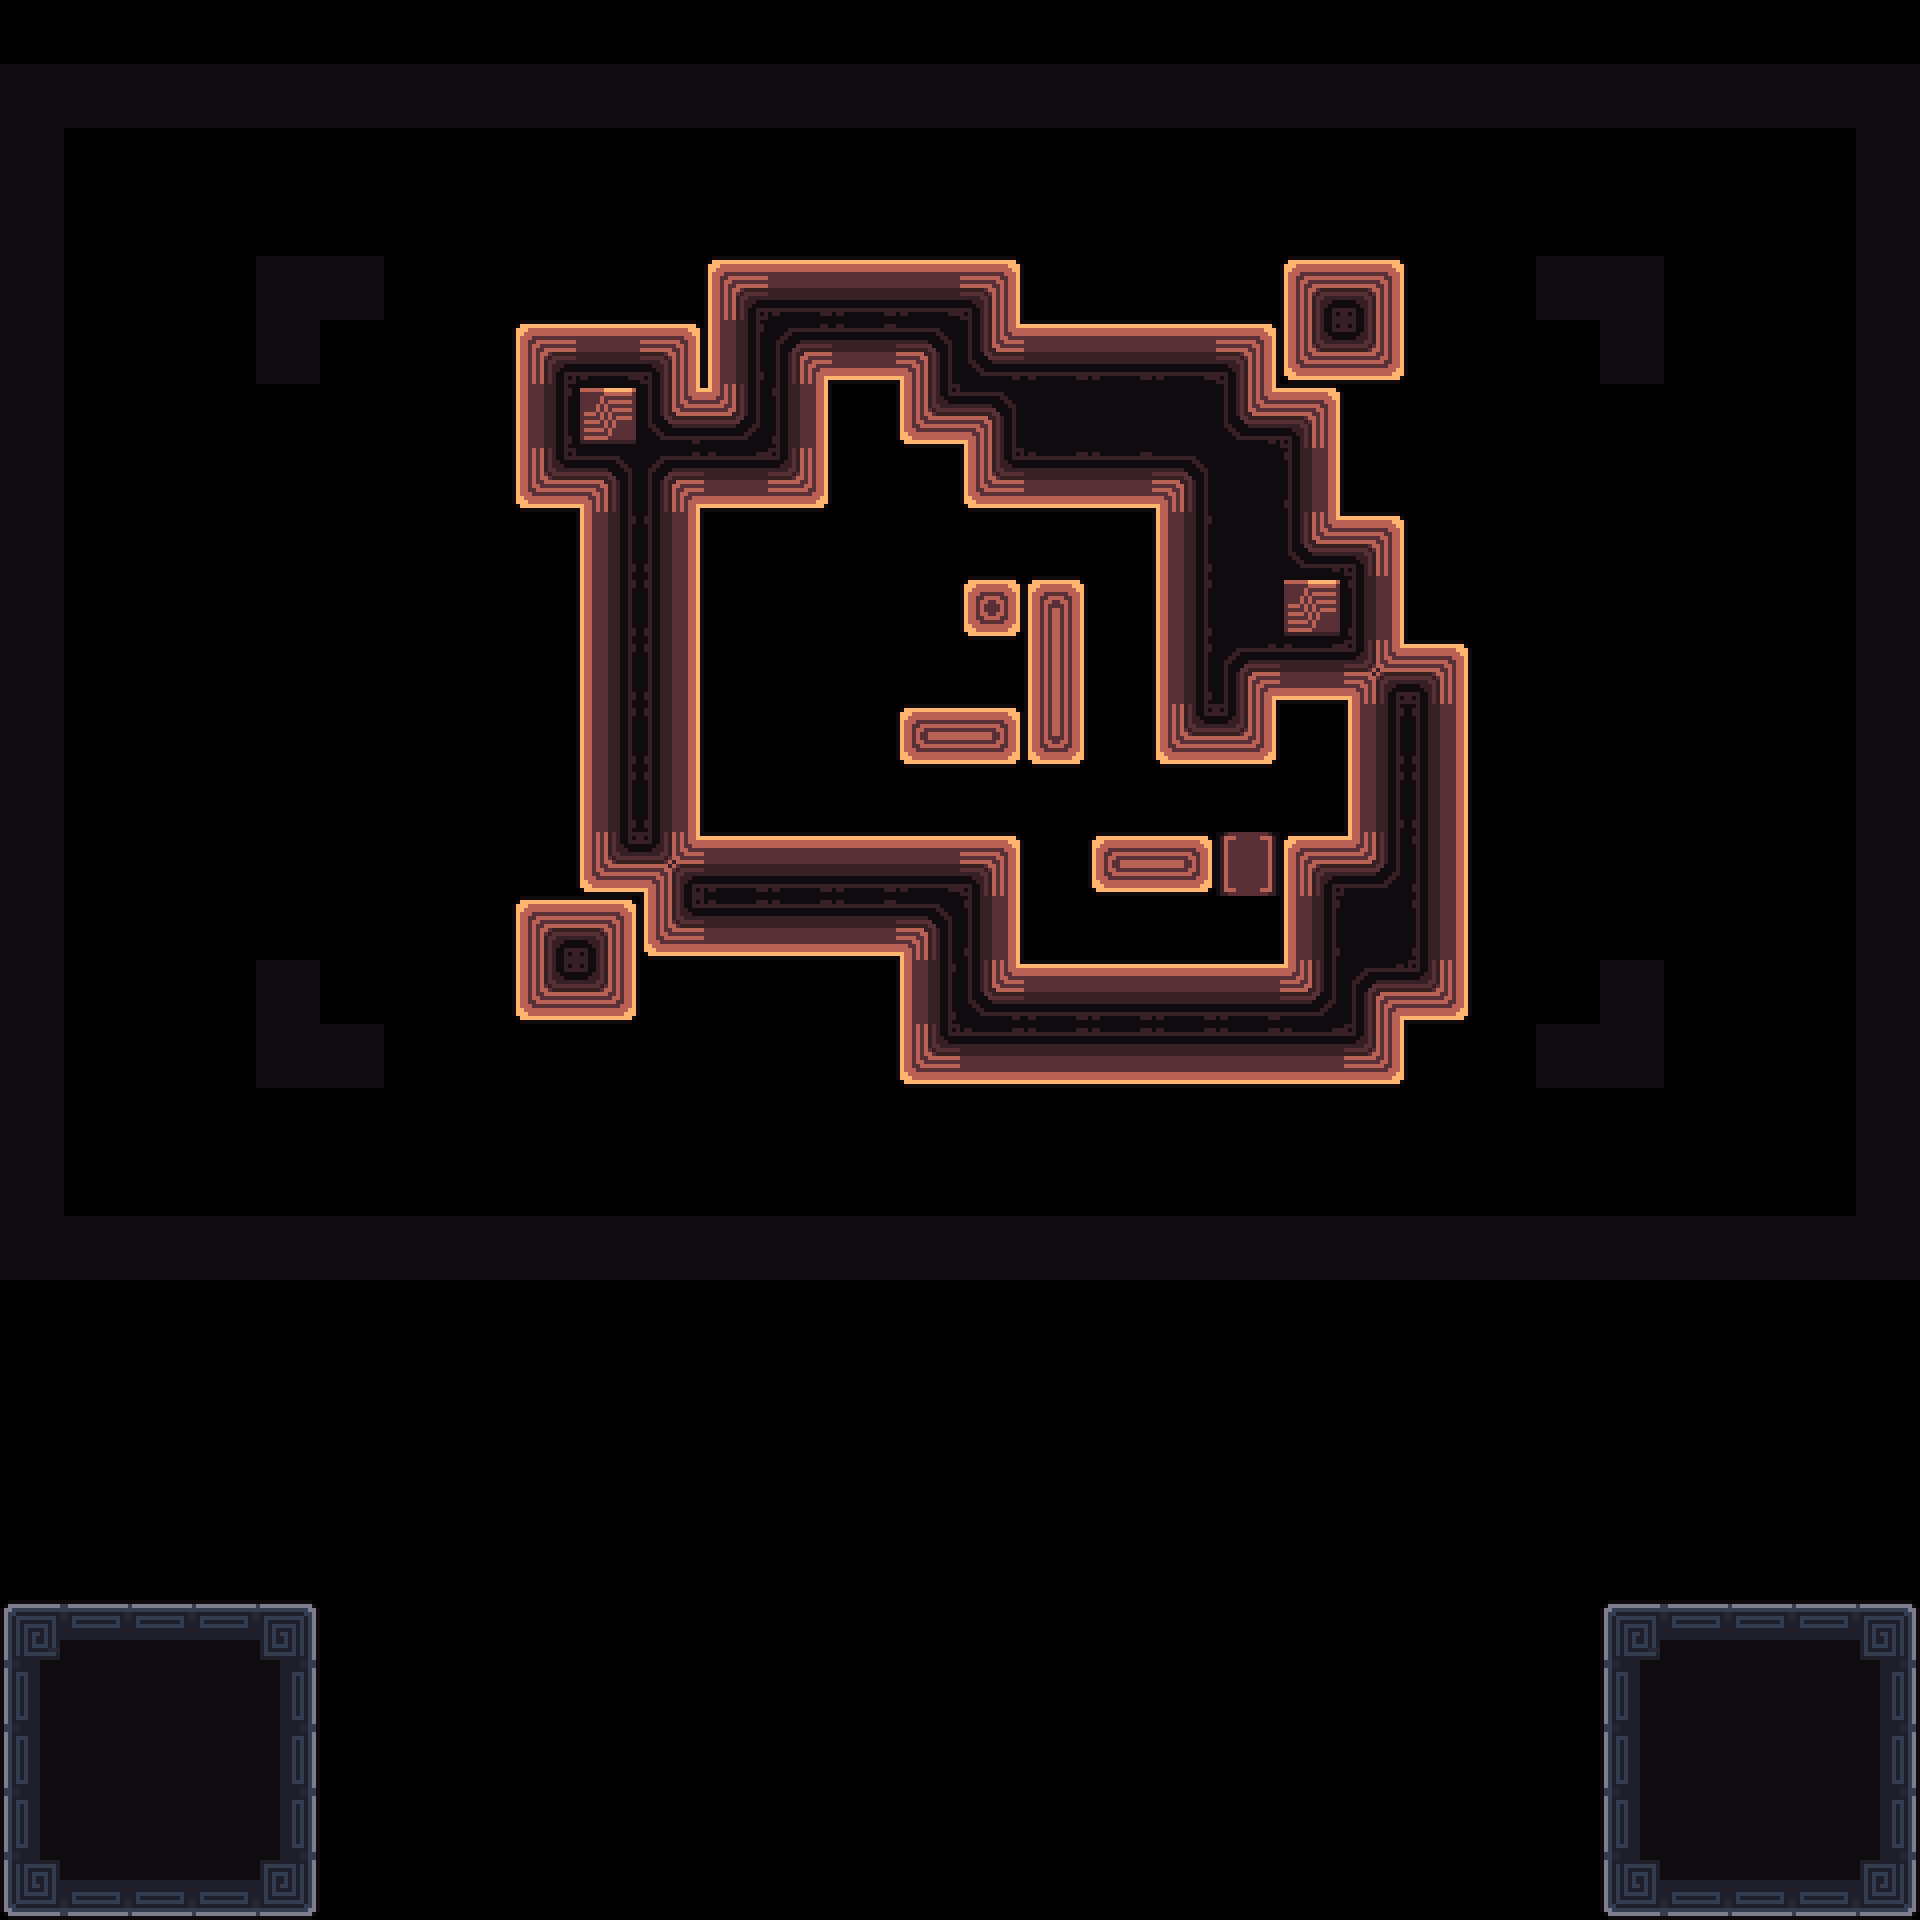

Tiled map render using the project's own tile images. Description and the map definition, with tile-layer contents summarised, below:
An orthogonal 30x30 tile map with 64x64 px tiles, 4 tile layers (Decoration, Main, Exit, Border) and 10 objects (3x 1, 2x Spike, Camera1, Camera2, Win, ...).

<map version="1.10" tiledversion="1.11.2" orientation="orthogonal" renderorder="right-down" width="30" height="30" tilewidth="64" tileheight="64" infinite="0" nextlayerid="8" nextobjectid="116">
 <tileset firstgid="1" source="../tilesets/tileset_d.tsx" />
 <objectgroup id="4" name="Triggers" visible="0">
  <object id="23" name="Camera1" x="960" y="672">
   <point />
  </object>
  <object id="24" name="Camera2" x="704" y="480">
   <point />
  </object>
  <object id="28" name="Win" x="0" y="64" width="1920" height="1216" />
  <object id="29" name="Unactive" x="0" y="1600" width="320" height="320" />
  <object id="115" name="Data" type="1" x="0" y="0" width="63.6932" height="63.6932">
   <properties>
    <property name="bg" value="orange" />
    <property name="level_number" type="int" value="22" />
    <property name="level_unlock" value="21, 23, 25, 30" />
   </properties>
  </object>
 </objectgroup>
 <layer id="3" name="Decoration" width="30" height="30">
  <data>[900 cells, 1 non-empty, 1 distinct tile ids]</data>
 </layer>
 <layer id="1" name="Main" width="30" height="30">
  <data>[900 cells, 162 non-empty, 26 distinct tile ids]</data>
 </layer>
 <layer id="6" name="Exit" width="30" height="30">
  <data>[900 cells, 12 non-empty, 9 distinct tile ids]</data>
 </layer>
 <objectgroup id="2" name="Entities">
  <object id="106" name="Player0" type="1" x="704" y="768" width="63.6932" height="63.6932" />
  <object id="107" name="Player1" type="1" x="1280" y="768" width="63.6932" height="63.6932" />
  <object id="108" name="Battery" x="1216" y="832" width="62.4743" height="62.4743" />
  <object id="113" name="Spike" x="768" y="512" width="63.5" height="63.5" />
  <object id="114" name="Spike" x="960" y="640" width="63.5" height="63.5" />
 </objectgroup>
 <layer id="7" name="Border" width="30" height="30">
  <data>[900 cells, 106 non-empty, 1 distinct tile ids]</data>
 </layer>
</map>
